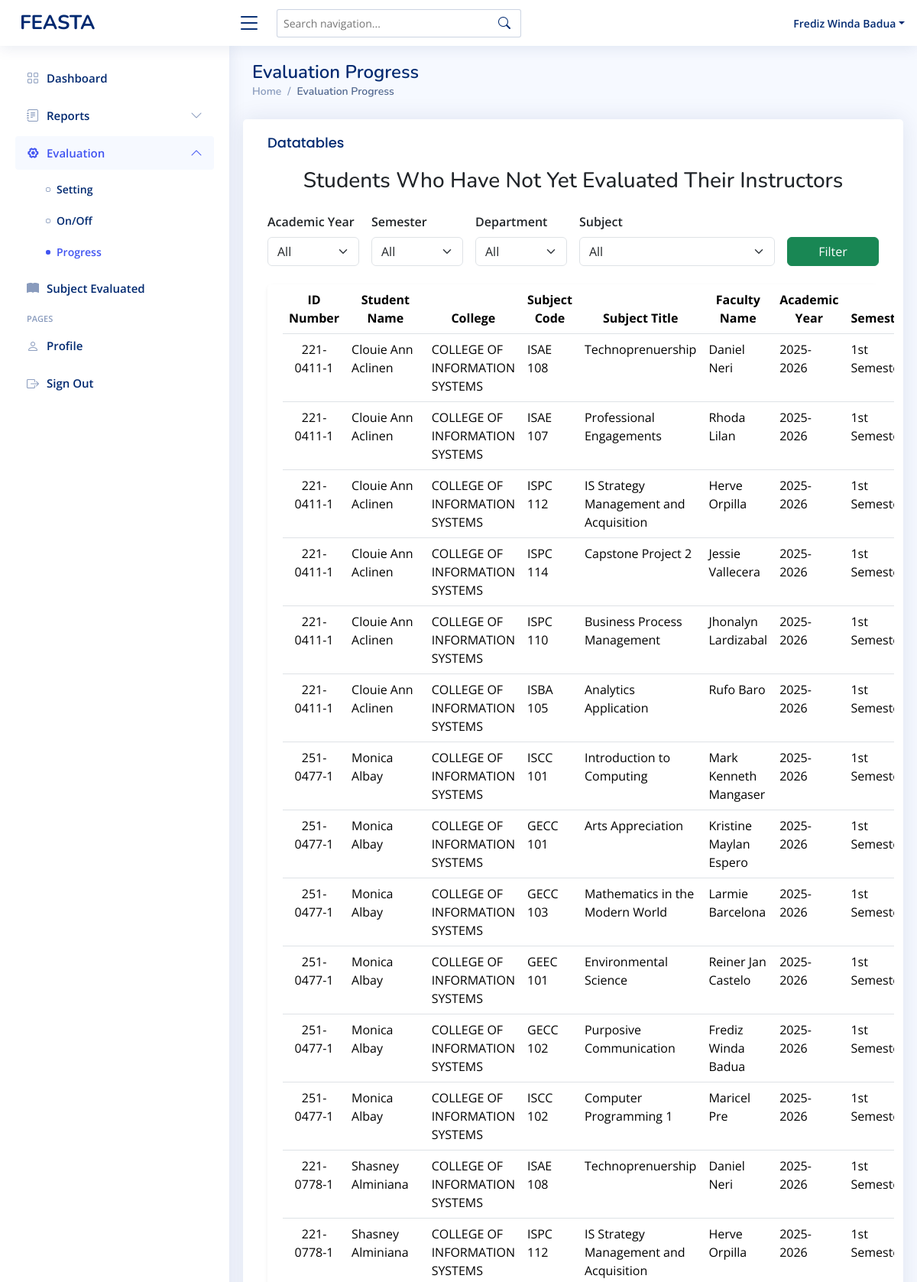
Page /superadmin-evaluationprogress.php (signed in, upper part) on the committed database.
### tables this page shows
CREATE TABLE `student_subject` (
  `idnumber` int(11) NOT NULL,
  `student_id` varchar(11) NOT NULL,
  `subject_code` varchar(11) NOT NULL,
  `academic_year` varchar(9) DEFAULT NULL,
  `semester` varchar(20) DEFAULT NULL,
  `faculty_id` varchar(11) DEFAULT NULL,
  `admin_id` varchar(50) DEFAULT NULL
);

CREATE TABLE `student` (
  `idnumber` varchar(11) NOT NULL,
  `first_name` varchar(50) NOT NULL,
  `mid_name` varchar(50) NOT NULL,
  `last_name` varchar(50) NOT NULL,
  `password` varchar(255) NOT NULL,
  `department` varchar(255) NOT NULL,
  `program` varchar(255) DEFAULT NULL,
  `section` varchar(11) NOT NULL,
  `role` varchar(50) NOT NULL DEFAULT 'student'
);

CREATE TABLE `subject` (
  `idnumber` int(11) NOT NULL,
  `code` varchar(11) NOT NULL,
  `title` varchar(255) NOT NULL,
  `faculty_id` varchar(11) DEFAULT NULL,
  `admin_id` varchar(11) DEFAULT NULL,
  `department` varchar(255) DEFAULT NULL,
  `program` varchar(255) DEFAULT NULL
);

### superadmin-evaluationprogress.php (the view, shortened to what this page needs)
<?php
include 'conn/conn.php';
$department = isset($_GET['department']) && $_GET['department'] !== 'All' ? mysqli_real_escape_string($conn, $_GET['department']) : null;
$sql = " SELECT
    s.idnumber AS student_id,
    CONCAT(s.first_name, ' ', s.last_name) AS student_name,
    s.department AS student_department,
    subj.code AS subject_code,
    subj.title AS subject_title,
    f.idnumber AS faculty_id,
    CONCAT(f.first_name, ' ', f.last_name) AS faculty_name,
    ss.academic_year,
    ss.semester
FROM student_subject ss
INNER JOIN student s ON s.idnumber = ss.student_id
INNER JOIN subject subj ON subj.code = ss.subject_code
INNER JOIN faculty f ON f.idnumber = ss.faculty_id
LEFT JOIN evaluation e
    ON e.student_id = ss.student_id
    AND e.faculty_id = ss.faculty_id
    AND e.subject_code = ss.subject_code
    AND e.academic_year = ss.academic_year
    AND e.semester = ss.semester
WHERE e.id IS NULL  /* ❗ means student has not yet evaluated */ ";
$sql .= " ORDER BY s.last_name, s.first_name ASC";
$result = mysqli_query($conn, $sql);
?>
<!DOCTYPE html>
<html lang="en">
<head>
  <?php include 'head.php' ?>
</head>
<body>
  <?php include 'superadmin-header.php' ?>
  <?php include 'superadmin-sidebar.php' ?>
  <main id="main" class="main">
    <section class="section dashboard">
      <div class="row">
        <div class="pagetitle">
          <h1>Evaluation Progress</h1>
          <nav>
            <ol class="breadcrumb">
              <li class="breadcrumb-item"><a href="superadmin-dashboard.php">Home</a></li>
              <li class="breadcrumb-item active">Evaluation Progress</li>
            </ol>
          </nav>
        </div>
        <div class="card">
          <div class="card-body table-responsive">
            <h5 class="card-title">Datatables</h5>
            <h3 class="mb-4 text-center">Students Who Have Not Yet Evaluated Their Instructors</h3>
            <form method="get" class="row g-3 mb-4">
              <div class="col-md-2">
                <label for="year" class="form-label fw-semibold">Academic Year</label>
                <select class="form-select" name="year" id="year">
                  <option value="All">All</option>
                </select>
              </div>
              <div class="col-md-2">
                <label for="semester" class="form-label fw-semibold">Semester</label>
                <select class="form-select" name="semester" id="semester">
                  <option value="All">All</option>
                </select>
              </div>
              <div class="col-md-2">
                <label for="department" class="form-label fw-semibold">Department</label>
                <select class="form-select" name="department" id="department">
                  <option value="All">All</option>
                </select>
              </div>
              <div class="col-md-4">
                <label for="subject" class="form-label fw-semibold">Subject</label>
                <select class="form-select" name="subject" id="subject">
                  <option value="All">All</option>
                </select>
              </div>
              <div class="col-md-2 d-flex align-items-end">
                <button type="submit" class="btn btn-success w-100">Filter</button>
              </div>
            </form>
            <div class="card shadow-sm">
              <div class="card-body">
                <table class="table datatable table-hover">
                  <thead class="table text-center">
                    <tr>
                      <th>ID Number</th>
                      <th>Student Name</th>
                      <th>College</th>
                      <th>Subject Code</th>
                      <th>Subject Title</th>
                      <th>Faculty Name</th>
                      <th>Academic Year</th>
                      <th>Semester</th>
                    </tr>
                  </thead>
                  <tbody>
                    <?php
                    if (mysqli_num_rows($result) > 0) {
                      while ($row = mysqli_fetch_assoc($result)) {
                        echo "<tr>
                                <td class='text-center'>{$row['student_id']}</td>
                                <td>{$row['student_name']}</td>
                                <td>{$row['student_department']}</td>
                                <td>{$row['subject_code']}</td>
                                <td>{$row['subject_title']}</td>
                                <td>{$row['faculty_name']}</td>
                                <td>{$row['academic_year']}</td>
                                <td>{$row['semester']}</td>
                                <td class='text-danger fw-bold text-center'>Not Evaluated</td>
                            </tr>";
                      }
                    } else {
                      echo "<tr><td colspan='9' class='text-center text-muted'>All students in {$department} have completed their evaluations.</td></tr>";
                    }
                    ?>
                  </tbody>
                </table>
              </div>
            </div>
          </div>
        </div>
      </div>
    </section>
  </main>
</body>
</html>

### assets/css/style.css (style rules this page uses)
:root { scroll-behavior: smooth; }
body { font-family: "Open Sans", sans-serif; background: #f6f9ff; color: #444444; }
a { color: #4154f1; text-decoration: none; }
h1, h2, h3, h4, h5, h6 { font-family: "Nunito", sans-serif; }
#main { margin-top: 60px; padding: 20px 30px; transition: all 0.3s; }
.pagetitle { margin-bottom: 10px; }
.pagetitle h1 { font-size: 24px; margin-bottom: 0; font-weight: 600; color: #012970; }
.card { margin-bottom: 30px; border: none; border-radius: 5px; box-shadow: 0px 0 30px rgba(1, 41, 112, 0.1); }
.card-title { padding: 20px 0 15px 0; font-size: 18px; font-weight: 500; color: #012970; font-family: "Poppins", sans-serif; }
.card-body { padding: 0 20px 20px 20px; }
.breadcrumb { font-size: 14px; font-family: "Nunito", sans-serif; color: #899bbd; font-weight: 600; }
.breadcrumb a { color: #899bbd; transition: 0.3s; }
.breadcrumb .breadcrumb-item::before { color: #899bbd; }
.breadcrumb .active { color: #51678f; font-weight: 600; }
@media (min-width: 1200px) { #main, #footer { margin-left: 300px; } }

### rows in the picture
student_subject: student.idnumber "221- 0411-1", student_name "Clouie Ann Aclinen", student.department "COLLEGE OF INFORMATION SYSTEMS", subject.code "ISAE 108", subject.title "Technoprenuership", faculty_name "Daniel Neri", academic_year "2025-2026", semester "1st…"
student_subject: student.idnumber "221- 0411-1", student_name "Clouie Ann Aclinen", student.department "COLLEGE OF INFORMATION SYSTEMS", subject.code "ISAE 107", subject.title "Professional Engagements", faculty_name "Rhoda Lilan", academic_year "2025-2026", semester "1st…"
student_subject: student.idnumber "221- 0411-1", student_name "Clouie Ann Aclinen", student.department "COLLEGE OF INFORMATION SYSTEMS", subject.code "ISPC 112", subject.title "IS Strategy Management and Acquisition", faculty_name "Herve Orpilla", academic_year "2025-2026", semester "1st…"
student_subject: student.idnumber "221- 0411-1", student_name "Clouie Ann Aclinen", student.department "COLLEGE OF INFORMATION SYSTEMS", subject.code "ISPC 114", subject.title "Capstone Project 2", faculty_name "Jessie Vallecera", academic_year "2025-2026", semester "1st…"
student_subject: student.idnumber "221- 0411-1", student_name "Clouie Ann Aclinen", student.department "COLLEGE OF INFORMATION SYSTEMS", subject.code "ISPC 110", subject.title "Business Process Management", faculty_name "Jhonalyn Lardizabal", academic_year "2025-2026", semester "1st…"
student_subject: student.idnumber "221- 0411-1", student_name "Clouie Ann Aclinen", student.department "COLLEGE OF INFORMATION SYSTEMS", subject.code "ISBA 105", subject.title "Analytics Application", faculty_name "Rufo Baro", academic_year "2025-2026", semester "1st…"
student_subject: student.idnumber "251-0477-1", student_name "Monica Albay", student.department "COLLEGE OF INFORMATION SYSTEMS", subject.code "ISCC 101", subject.title "Introduction to Computing", faculty_name "Mark Kenneth Mangaser", academic_year "2025-2026", semester "1st…"
student_subject: student.idnumber "251-0477-1", student_name "Monica Albay", student.department "COLLEGE OF INFORMATION SYSTEMS", subject.code "GECC 101", subject.title "Arts Appreciation", faculty_name "Kristine Maylan Espero", academic_year "2025-2026", semester "1st…"
student_subject: student.idnumber "251-0477-1", student_name "Monica Albay", student.department "COLLEGE OF INFORMATION SYSTEMS", subject.code "GECC 103", subject.title "Mathematics in the Modern World", faculty_name "Larmie Barcelona", academic_year "2025-2026", semester "1st…"
student_subject: student.idnumber "251-0477-1", student_name "Monica Albay", student.department "COLLEGE OF INFORMATION SYSTEMS", subject.code "GEEC 101", subject.title "Environmental Science", faculty_name "Reiner Jan Castelo", academic_year "2025-2026", semester "1st…"
student_subject: student.idnumber "251-0477-1", student_name "Monica Albay", student.department "COLLEGE OF INFORMATION SYSTEMS", subject.code "GECC 102", subject.title "Purposive Communication", faculty_name "Frediz Winda Badua", academic_year "2025-2026", semester "1st…"
student_subject: student.idnumber "251-0477-1", student_name "Monica Albay", student.department "COLLEGE OF INFORMATION SYSTEMS", subject.code "ISCC 102", subject.title "Computer Programming 1", faculty_name "Maricel Pre", academic_year "2025-2026", semester "1st…"
student_subject: student.idnumber "221-0778-1", student_name "Shasney Alminiana", student.department "COLLEGE OF INFORMATION SYSTEMS", subject.code "ISAE 108", subject.title "Technoprenuership", faculty_name "Daniel Neri", academic_year "2025-2026", semester "1st…"
student_subject: student.idnumber "221-0778-1", student_name "Shasney Alminiana", student.department "COLLEGE OF INFORMATION SYSTEMS", subject.code "ISPC 112", subject.title "IS Strategy Management and Acquisition", faculty_name "Herve Orpilla", academic_year "2025-2026", semester "1st…"

### other values in the picture
$_SESSION['first_name'] "Frediz Winda"
$_SESSION['last_name'] "Badua"
